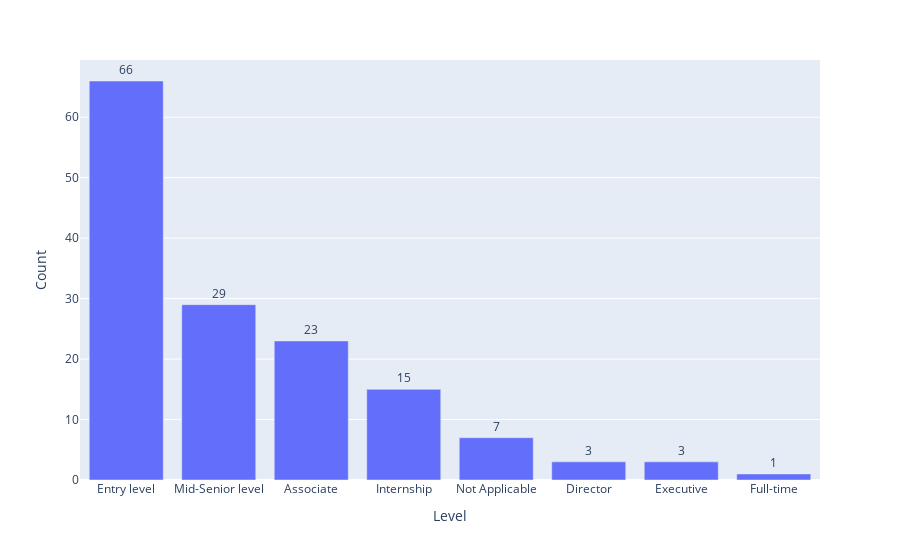

The cell this chart's notebook holds for it:
### Code cell
df_level = df.groupby('Level')['Date'].count().reset_index()
df_level.columns = ['Level', 'Count']
fig = px.bar(df_level.sort_values(by = 'Count', ascending = False), x='Level', y="Count", barmode="group", text='Count')
fig.update_traces(textposition="outside")
fig.show()

### Figure 1 — Plotly figure (JSON) as saved in the notebook; plotly's stock layout.template omitted (floating-point values rounded to 4 significant figures)
{"data": [{"alignmentgroup": "True", "hovertemplate": "Level=%{x}<br>Count=%{text}<extra></extra>", "legendgroup": "", "marker": {"color": "#636efa", "pattern": {"shape": ""}}, "name": "", "offsetgroup": "", "orientation": "v", "showlegend": false, "text": [66, 29, 23, 15, 7, 3, 3, 1], "textposition": "outside", "type": "bar", "x": ["Entry level", "Mid-Senior level", "Associate", "Internship", "Not Applicable", "Director", "Executive", "Full-time"], "xaxis": "x", "y": [66, 29, 23, 15, 7, 3, 3, 1], "yaxis": "y"}], "layout": {"barmode": "group", "legend": {"tracegroupgap": 0}, "margin": {"t": 60}, "xaxis": {"anchor": "y", "domain": [0, 1], "title": {"text": "Level"}}, "yaxis": {"anchor": "x", "domain": [0, 1], "title": {"text": "Count"}}}}
